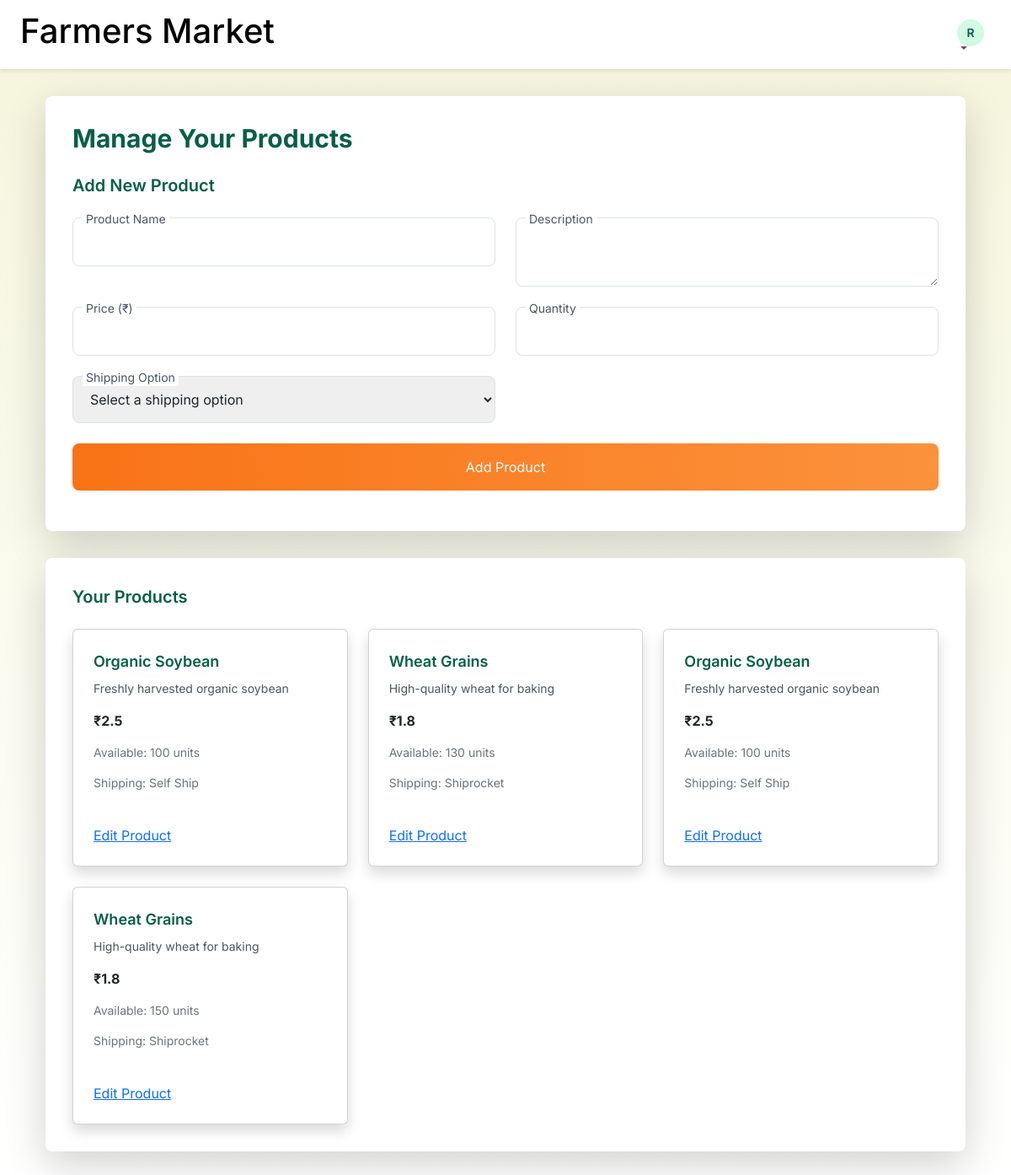
Page /products (signed in) on the committed database.
### app.py (models this page shows, shortened)
class Farmer(db.Model, UserMixin):
    id = db.Column(db.Integer, primary_key=True)
    name = db.Column(db.String(100), nullable=False)
    email = db.Column(db.String(120), unique=True, nullable=False)
    password_hash = db.Column(db.String(128), nullable=False)
    phone = db.Column(db.String(20))
    address = db.Column(db.String(200))
    products = db.relationship('Product', backref='farmer', lazy=True)

class Product(db.Model):
    id = db.Column(db.Integer, primary_key=True)
    name = db.Column(db.String(100), nullable=False)
    description = db.Column(db.Text)
    price = db.Column(db.Float, nullable=False)
    quantity = db.Column(db.Integer, nullable=False)
    farmer_id = db.Column(db.Integer, db.ForeignKey('farmer.id'), nullable=False)
    shipping_option = db.Column(db.String(50), nullable=False)

### app.py (the view)
@app.route('/products')
@login_required
def products():
    try:
        products = Product.query.filter_by(farmer_id=current_user.id).all()
        logger.info(f"Retrieved {len(products)} products for farmer ID: {current_user.id}")
        return render_template('products.html', products=products)
    except OperationalError as e:
        logger.error(f"Error retrieving products: {e}")
        return jsonify({'error': 'Database error, please try again later'}), 500

### app.py (called while the page is built)
@login_manager.user_loader
def load_user(user_id):
    return Farmer.query.get(int(user_id))

### templates/products.html (shortened to what this page needs)
        {% extends 'base.html' %}
{% block content %}
<div class="bg-white p-8 rounded-lg shadow-lg mb-8">
    <h2 class="text-3xl font-bold text-green-800 mb-6">Manage Your Products</h2>
    <h3 class="text-xl font-semibold text-green-800 mb-4">Add New Product</h3>
    <form method="POST" action="{{ url_for('add_product') }}" class="grid grid-cols-1 md:grid-cols-2 gap-4">
        <div class="relative">
            <input type="text" id="name" name="name" required class="w-full p-3 border border-gray-300 rounded-lg focus:outline-none focus:border-orange-500">
            <label for="name" class="absolute -top-2 left-3 bg-white px-1 text-sm text-gray-600">Product Name</label>
        </div>
        <div class="relative">
            <textarea id="description" name="description" class="w-full p-3 border border-gray-300 rounded-lg focus:outline-none focus:border-orange-500"></textarea>
            <label for="description" class="absolute -top-2 left-3 bg-white px-1 text-sm text-gray-600">Description</label>
        </div>
        <div class="relative">
            <input type="number" id="price" name="price" required step="0.01" min="0" class="w-full p-3 border border-gray-300 rounded-lg focus:outline-none focus:border-orange-500">
            <label for="price" class="absolute -top-2 left-3 bg-white px-1 text-sm text-gray-600">Price (₹)</label>
        </div>
        <div class="relative">
            <input type="number" id="quantity" name="quantity" required min="0" class="w-full p-3 border border-gray-300 rounded-lg focus:outline-none focus:border-orange-500">
            <label for="quantity" class="absolute -top-2 left-3 bg-white px-1 text-sm text-gray-600">Quantity</label>
        </div>
        <div class="relative">
            <select id="shipping_option" name="shipping_option" required class="w-full p-3 border border-gray-300 rounded-lg focus:outline-none focus:border-orange-500">
                <option value="" disabled selected>Select a shipping option</option>
            </select>
            <label for="shipping_option" class="absolute -top-2 left-3 bg-white px-1 text-sm text-gray-600">Shipping Option</label>
        </div>
        <button type="submit" class="btn-primary p-3 rounded-lg text-white md:col-span-2">Add Product</button>
    </form>
</div>
<div class="bg-white p-8 rounded-lg shadow-lg">
    <h3 class="text-xl font-semibold text-green-800 mb-4">Your Products</h3>
    {% if products %}
        <div class="grid grid-cols-1 sm:grid-cols-2 lg:grid-cols-3 gap-6">
            {% for product in products %}
                <div class="card bg-white p-6 rounded-lg shadow">
                    <h4 class="text-lg font-semibold text-green-800">{{ product.name }}</h4>
                    <p class="text-gray-600 text-sm">{{ product.description or 'No description' }}</p>
                    <p class="text-orange-600 font-bold">₹{{ product.price }}</p>
                    <p class="text-gray-500 text-sm">Available: {{ product.quantity }} units</p>
                    <p class="text-gray-500 text-sm">Shipping: {{ product.shipping_option }}</p>
                    <a href="{{ url_for('product', product_id=product.id) }}" class="mt-4 text-orange-500 hover:underline">Edit Product</a>
                </div>
            {% endfor %}
        </div>
    {% else %}
        <p class="text-gray-600">No products added yet.</p>
    {% endif %}
</div>
{% endblock %}

### templates/base.html (shortened to what this page needs)
<!DOCTYPE html>
<html lang="en">
<head>
    <link href="https://cdn.jsdelivr.net/npm/tailwindcss@2.2.19/dist/tailwind.min.css" rel="stylesheet">
    <link href="https://cdn.jsdelivr.net/npm/bootstrap@5.3.3/dist/css/bootstrap.min.css" rel="stylesheet">
</head>
<body>
    <nav class="navbar navbar-expand-lg">
        <div class="container-fluid mx-auto max-w-7xl px-4">
            <a class="navbar-brand text-2xl font-bold text-green-800" href="{{ url_for('index') }}"><p class="h1">Farmers Market</p></a>
            <div class="collapse navbar-collapse" id="navbarNav">
                <ul class="navbar-nav ms-auto">
                    {% if current_user.is_authenticated %}
                        <li class="nav-item dropdown">
                            <a class="nav-link dropdown-toggle text-gray-700" href="#" role="button" data-bs-toggle="dropdown" aria-expanded="false">
                                <span class="rounded-full bg-green-100 w-8 h-8 flex items-center justify-center text-sm font-semibold text-green-800">{{ current_user.name[0] }}</span>
                            </a>
                        </li>
                    {% endif %}
                </ul>
            </div>
        </div>
    </nav>
    <main class="container mx-auto max-w-7xl px-4 py-8">
        {% block content %}{% endblock %}
    </main>
</body>
</html>

### templates/base.html (style rules this page uses)
body { font-family: 'Inter', sans-serif; background: linear-gradient(to bottom, #F5F5DC, #FFFFFF); }
.navbar { background: #FFFFFF; box-shadow: 0 2px 4px rgba(0, 0, 0, 0.1); position: sticky; top: 0; z-index: 1000; }
.btn-primary { background: linear-gradient(to right, #F97316, #FB923C); border: none; border-radius: 0.5rem; transition: transform 0.2s, box-shadow 0.2s; }
.card { transition: transform 0.2s; }

### rows in the picture
Farmer: name "R"
Product: name "Organic Soybean", description "Freshly harvested organic soybean", price "2.5", quantity "100", shipping_option "Self Ship"
Product: name "Wheat Grains", description "High-quality wheat for baking", price "1.8", quantity "130", shipping_option "Shiprocket"
Product: name "Organic Soybean", description "Freshly harvested organic soybean", price "2.5", quantity "100", shipping_option "Self Ship"
Product: name "Wheat Grains", description "High-quality wheat for baking", price "1.8", quantity "150", shipping_option "Shiprocket"
